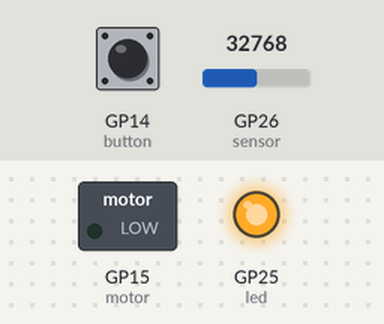
A program run on a simulated Raspberry Pi Pico running MicroPython. Shown: switched loads named in the program (green lamp = pin HIGH), output pins drawn as LEDs (lit = HIGH). The inputs (shaded band) are chosen by the test bench; at power-on: GP26 (sensor) = 32768, GP14 (button) HIGH (analog values on the 0–65535 scale). What the program prints to the serial console is not drawn. At 5.0 s the program stops and its outputs stay as they are.

Above: at 1.2 s.
1.3 s: GP26 (sensor) set to 33840
At 2.1 s:
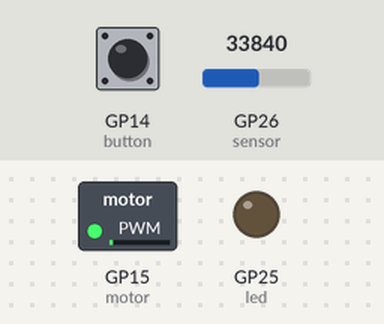
3.0 s: GP26 (sensor) set to 65535
At 4.9 s:
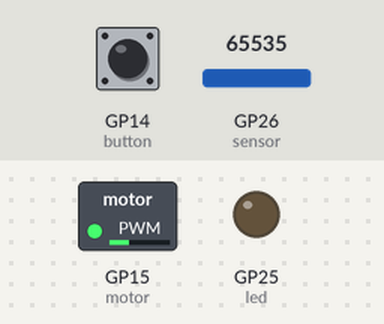
Timing chart, 0 to 6.5 s (numbered marks = the images above; inputs shaded):
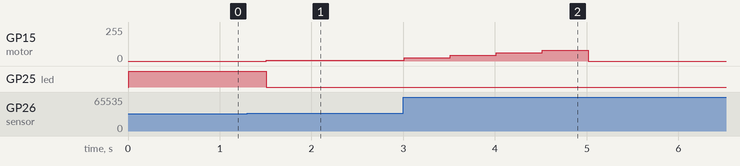

The program:

debugpy_demo.py
```python
"""
Debugpy Demo - MicroPython Mechatronics Debugging Tutorial
===========================================================

This script demonstrates how to use debugpy to debug a MicroPython
mechatronics project. It simulates a simple robot control system with
sensors and actuators.

HOW TO USE THIS DEMO:
---------------------
1. Open this file in VS Code
2. Set breakpoints by clicking in the gutter (left of line numbers)
   - Try setting breakpoints on lines marked with # BREAKPOINT
3. Press F5 or click "Run and Debug" → "MicroPython (Emulator)"
4. When execution pauses at a breakpoint, explore:
   - VARIABLES panel: See all variable values
   - WATCH panel: Add expressions to monitor (e.g., "motor_speed > 50")
   - CALL STACK: See the function call hierarchy
   - DEBUG CONSOLE: Type Python expressions to evaluate

DEBUGGING TIPS:
---------------
- F5: Continue to next breakpoint
- F10: Step Over (execute current line, don't enter functions)
- F11: Step Into (enter the function on current line)
- Shift+F11: Step Out (finish current function, return to caller)
- Hover over variables to see their values
- Right-click a variable → "Add to Watch" for continuous monitoring

"""

from machine import Pin, ADC, PWM
import time

# ============================================================================
# CONFIGURATION - Try changing these values and watch in debugger!
# ============================================================================

MOTOR_PIN = 15          # PWM output for motor
SENSOR_PIN = 26         # ADC input for distance sensor
LED_PIN = "LED"         # Status LED
BUTTON_PIN = 14         # Manual override button

SPEED_MIN = 0           # Minimum motor speed (0-65535)
SPEED_MAX = 65535       # Maximum motor speed
DISTANCE_THRESHOLD = 500  # Stop if object closer than this

MAX_CYCLES = 10         # Number of control cycles to run

# ============================================================================
# HARDWARE INITIALIZATION
# ============================================================================

def init_hardware():
    """
    Initialize all hardware peripherals.

    Set a breakpoint here to inspect hardware objects after creation.
    """
    # BREAKPOINT: Set breakpoint on next line to see hardware init
    led = Pin(LED_PIN, Pin.OUT)
    motor = PWM(Pin(MOTOR_PIN))
    motor.freq(1000)  # 1kHz PWM frequency

    sensor = ADC(SENSOR_PIN)
    button = Pin(BUTTON_PIN, Pin.IN, Pin.PULL_UP)

    # Return as a dictionary - easy to inspect in debugger
    hardware = {
        "led": led,
        "motor": motor,
        "sensor": sensor,
        "button": button,
        "motor_speed": 0,
        "is_running": False
    }

    print("✓ Hardware initialized")
    return hardware

# ============================================================================
# SENSOR PROCESSING
# ============================================================================

def read_distance(sensor):
    """
    Read and process distance sensor value.

    The ADC returns 0-65535, we convert to a 0-1000 range.
    Set a breakpoint to watch raw vs processed values.
    """
    # BREAKPOINT: Compare raw_value vs distance
    raw_value = sensor.read_u16()

    # Scale to 0-1000 range for easier interpretation
    distance = int((raw_value / 65535) * 1000)

    return distance, raw_value

def calculate_motor_speed(distance, current_speed):
    """
    Calculate motor speed based on distance sensor.

    This is the core control algorithm - great place for debugging!
    Watch how speed changes based on distance.
    """
    # BREAKPOINT: Watch the control logic decisions
    if distance < DISTANCE_THRESHOLD:
        # Object too close - stop immediately
        new_speed = SPEED_MIN
        status = "STOP - Object detected!"
    elif distance < DISTANCE_THRESHOLD * 2:
        # Getting close - slow down proportionally
        ratio = (distance - DISTANCE_THRESHOLD) / DISTANCE_THRESHOLD
        new_speed = int(SPEED_MAX * ratio * 0.5)
        status = f"SLOW - Distance: {distance}"
    else:
        # Clear path - full speed
        new_speed = SPEED_MAX
        status = "GO - Path clear"

    # Smooth acceleration/deceleration
    speed_change = new_speed - current_speed
    if abs(speed_change) > 5000:
        # Limit speed change rate
        new_speed = current_speed + (5000 if speed_change > 0 else -5000)

    return new_speed, status

# ============================================================================
# MAIN CONTROL LOOP
# ============================================================================

def control_cycle(hardware, cycle_num):
    """
    Single iteration of the control loop.

    This function runs once per cycle. Set a breakpoint at the start
    to step through and watch all the values change.
    """
    # BREAKPOINT: Start of each control cycle
    print(f"\n--- Cycle {cycle_num} ---")

    # Read sensors
    distance, raw_adc = read_distance(hardware["sensor"])
    button_pressed = not hardware["button"].value()  # Active low

    # Check for manual override
    if button_pressed:
        print("⚠ Manual override - STOPPING")
        hardware["motor"].duty_u16(0)
        hardware["led"].on()
        hardware["motor_speed"] = 0
        return False  # Signal to stop

    # Calculate new motor speed
    old_speed = hardware["motor_speed"]
    new_speed, status = calculate_motor_speed(distance, old_speed)

    # BREAKPOINT: Watch speed transition
    print(f"Distance: {distance} | Speed: {old_speed} → {new_speed}")
    print(f"Status: {status}")

    # Apply motor speed
    hardware["motor"].duty_u16(new_speed)
    hardware["motor_speed"] = new_speed

    # Update LED based on status
    if new_speed == 0:
        hardware["led"].on()   # LED on when stopped
    else:
        hardware["led"].off()  # LED off when running

    # Build state dictionary for debugging
    # BREAKPOINT: Inspect this to see complete system state
    state = {
        "cycle": cycle_num,
        "distance": distance,
        "raw_adc": raw_adc,
        "old_speed": old_speed,
        "new_speed": new_speed,
        "button": button_pressed,
        "status": status
    }

    return True  # Continue running

def run_robot():
    """
    Main robot control function.

    This orchestrates the entire system. Set a breakpoint at the start
    to step through initialization, then continue to watch cycles.
    """
    print("=" * 50)
    print("DEBUGPY DEMO - Robot Control System")
    print("=" * 50)
    print("\nTIP: Set breakpoints on lines marked # BREAKPOINT")
    print("     Then press F5 to start debugging!\n")

    # BREAKPOINT: Watch hardware dictionary being created
    hardware = init_hardware()

    print(f"\nRunning {MAX_CYCLES} control cycles...")
    print("-" * 50)

    # Main control loop with counter (debugpy-friendly)
    cycle = 0
    running = True

    while running and cycle < MAX_CYCLES:
        cycle += 1

        # Run one control cycle
        running = control_cycle(hardware, cycle)

        # Small delay between cycles
        time.sleep(0.5)

    # Cleanup
    print("\n" + "=" * 50)
    print("Control loop finished")
    hardware["motor"].duty_u16(0)
    hardware["led"].off()
    print("Motor stopped, LED off")
    print("=" * 50)

    # BREAKPOINT: Final state inspection
    final_state = {
        "total_cycles": cycle,
        "final_speed": hardware["motor_speed"],
        "stopped_early": not running
    }
    print(f"\nFinal state: {final_state}")

    return final_state

# ============================================================================
# ENTRY POINT
# ============================================================================

if __name__ == "__main__":
    # BREAKPOINT: Start here to step through entire program
    result = run_robot()
    print(f"\nDemo complete! Result: {result}")
```

Measured:
- the behaviour switches between 32832 and 32848 on GP26 (sensor) (found by bisection; images 0 and 1)
- after the input at 1.3 s, GP15 (motor): 0/255 → 4/255 after 0.21 s; GP25 (led): HIGH → LOW after 0.21 s
